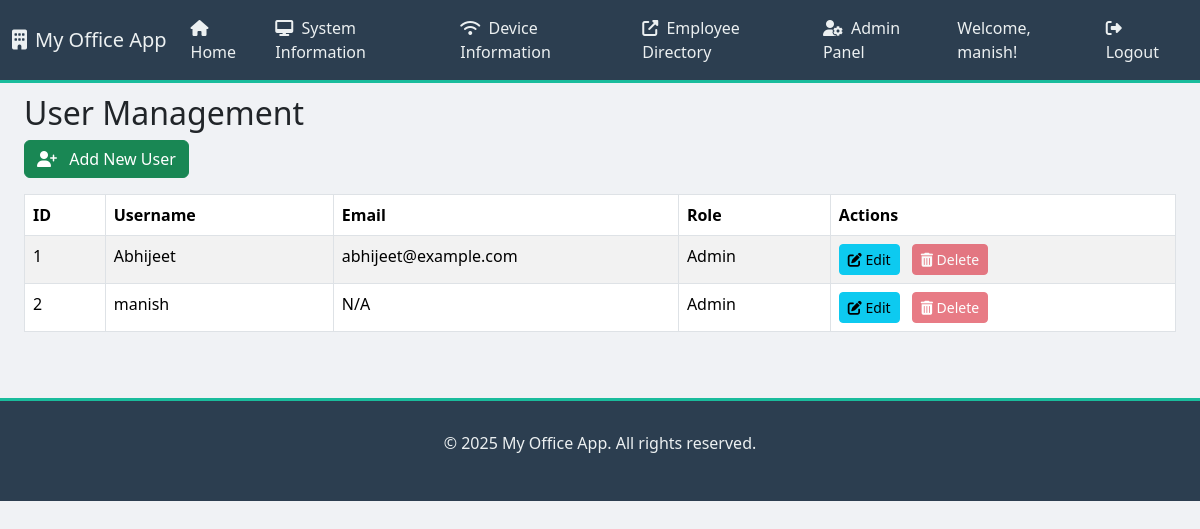
/admin/users (signed in), run on the app's committed database.
### app.py (models this page shows, shortened)
class User(UserMixin, db.Model):
    id = db.Column(db.Integer, primary_key=True)
    username = db.Column(db.String(80), unique=True, nullable=False)
    email = db.Column(db.String(120), unique=True, nullable=True) # Added email for future password reset
    password_hash = db.Column(db.String(128))
    role = db.Column(db.String(80), default='user') # 'user' or 'admin'

### app.py (the view)
@app.route('/admin/users')
@login_required
@admin_required
def admin_users():
    users = User.query.all()
    return render_template('admin_users.html', users=users)

### app.py (called while the page is built)
@app.context_processor
def inject_datetime():
    return {'datetime': datetime}

@login_manager.user_loader
def load_user(user_id):
    return User.query.get(int(user_id))

def admin_required(f):
    @wraps(f)
    def decorated_function(*args, **kwargs):
        if not current_user.is_authenticated or current_user.role != 'admin':
            flash('You do not have administrative access to view this page.', 'danger')
            return redirect(url_for('index')) # Redirect to home if not admin
        return f(*args, **kwargs)
    return decorated_function

### templates/admin_users.html (shortened to what this page needs)
{% extends "base.html" %}
{% block content %}
    <div class="container-fluid mt-4">
        <h2>User Management</h2>
        <a href="{{ url_for('add_user') }}" class="btn btn-success mb-3"><i class="fas fa-user-plus me-2"></i> Add New User</a>
        {% if users %}
            <div class="table-responsive">
                <table class="table table-striped table-hover table-bordered">
                    <thead>
                        <tr>
                            <th>ID</th>
                            <th>Username</th>
                            <th>Email</th>
                            <th>Role</th>
                            <th>Actions</th>
                        </tr>
                    </thead>
                    <tbody>
                        {% for user in users %}
                        <tr>
                            <td>{{ user.id }}</td>
                            <td>{{ user.username }}</td>
                            <td>{{ user.email if user.email else 'N/A' }}</td>
                            <td>{{ user.role.capitalize() }}</td>
                            <td>
                                <a href="{{ url_for('edit_user', id=user.id) }}" class="btn btn-sm btn-info me-2"><i class="fas fa-edit"></i> Edit</a>
                                <form action="{{ url_for('delete_user', id=user.id) }}" method="POST" style="display:inline;" onsubmit="return confirm('Are you sure you want to delete user {{ user.username }}? This action cannot be undone.');">
                                    <button type="submit" class="btn btn-sm btn-danger" {% if user.id == current_user.id or (user.username == 'Abhijeet' and user.id == 1) %}disabled{% endif %}>
                                        <i class="fas fa-trash-alt"></i> Delete
                                    </button>
                                </form>
                            </td>
                        </tr>
                        {% endfor %}
                    </tbody>
                </table>
            </div>
        {% else %}
            <p>No users found. Add some!</p>
        {% endif %}
    </div>
{% endblock %}

### templates/base.html (shortened to what this page needs)
<!DOCTYPE html>
<html lang="en">
<head>
    <link href="https://cdn.jsdelivr.net/npm/bootstrap@5.3.3/dist/css/bootstrap.min.css" rel="stylesheet">
    <link rel="stylesheet" href="https://cdnjs.cloudflare.com/ajax/libs/font-awesome/6.5.2/css/all.min.css" />
    <link rel="stylesheet" href="https://cdnjs.cloudflare.com/ajax/libs/animate.css/4.1.1/animate.min.css"/>
</head>
<body>
    <nav class="navbar navbar-expand-lg navbar-dark fixed-top">
        <div class="container-fluid">
            <a class="navbar-brand" href="{{ url_for('index') }}">
                <i class="fas fa-building me-2"></i>My Office App
            </a>
            <div class="collapse navbar-collapse" id="navbarNav">
                <ul class="navbar-nav me-auto mb-2 mb-lg-0">
                    <li class="nav-item">
                        <a class="nav-link" aria-current="page" href="{{ url_for('index') }}">
                            <i class="fas fa-home me-1"></i> Home
                        </a>
                    </li>
                    <li class="nav-item">
                        <a class="nav-link" href="{{ url_for('system_info_list') }}">
                            <i class="fas fa-desktop me-1"></i> System Information
                        </a>
                    </li>
                    <li class="nav-item">
                        <a class="nav-link" href="{{ url_for('router_info_list') }}">
                            <i class="fas fa-wifi me-1"></i> Device Information
                        </a>
                    </li>
                    <li class="nav-item">
                        <a class="nav-link" href="http://172.16.16.191:5002" target="_blank">
                            <i class="fas fa-external-link-alt me-1"></i> Employee Directory
                        </a>
                    </li>
                    {% if current_user.is_authenticated and current_user.role == 'admin' %}
                    <li class="nav-item">
                        <a class="nav-link" href="{{ url_for('admin_users') }}"><i class="fas fa-user-cog me-1"></i> Admin Panel</a>
                    </li>
                    {% endif %}
                </ul>
                <ul class="navbar-nav ms-auto">
                    {% if current_user.is_authenticated %}
                    <li class="nav-item">
                        <span class="nav-link text-white">Welcome, {{ current_user.username }}!</span>
                    </li>
                    <li class="nav-item">
                        <a class="nav-link" href="{{ url_for('logout') }}"><i class="fas fa-sign-out-alt me-1"></i> Logout</a>
                    </li>
                    {% else %}
                    <li class="nav-item">
                        <a class="nav-link" href="{{ url_for('login') }}"><i class="fas fa-sign-in-alt me-1"></i> Login</a>
                    </li>
                    {% endif %}
                </ul>
            </div>
        </div>
    </nav>
    <div id="flash-messages-container">
    </div>
    <div class="container-fluid mt-4">
        {% block content %}{% endblock %}
    </div>
    <footer class="footer">
        <div class="container">
            <p>&copy; {{ datetime.now().year }} My Office App. All rights reserved.</p>
        </div>
    </footer>
</body>
</html>

### templates/base.html (style rules this page uses)
body { font-family: 'Segoe UI', Tahoma, Geneva, Verdana, sans-serif; background-color: #f0f2f5; overflow-x: hidden; padding-top: 70px; }
.navbar { background-color: #2c3e50 !important; border-bottom: 3px solid #1abc9c; }
.navbar-brand, .nav-link { color: #ecf0f1 !important; font-weight: 500; }
.footer { background-color: #2c3e50; color: #ecf0f1; padding: 30px 0; text-align: center; margin-top: 50px; border-top: 3px solid #1abc9c; }
.table-responsive { max-height: 70vh; overflow-y: auto; }
th { position: sticky; top: 0; background: #f8f9fa; z-index: 10; white-space: nowrap; }
td { white-space: nowrap; overflow: hidden; text-overflow: ellipsis; max-width: 150px; }
#flash-messages-container { position: fixed; top: 70px; left: 0; right: 0; z-index: 1050; padding: 10px 15px; pointer-events: none; display: flex; justify-content: center; }

### data on the page
User: username "manish", id "2", email "N/A", role "Admin"
User: id "1", username "Abhijeet", email "abhijeet@example.com", role "Admin"
